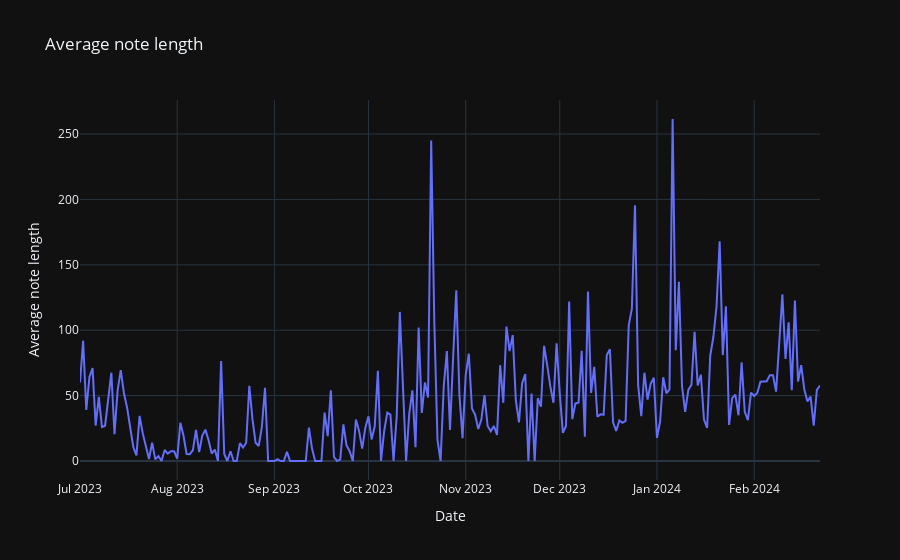

The notebook cell saved with this chart:
### Markdown cell above
## Other features

### Code cell
df.note_length_plot(400)

### Figure 1 — Plotly figure (JSON) as saved in the notebook; plotly's stock layout.template omitted (floating-point values rounded to 4 significant figures; data arrays with more than 128 entries replaced by an {"elided": "..."} marker saying what was removed)
{"data": [{"hovertemplate": "Date=%{x}<br>Average note length=%{y}<extra></extra>", "legendgroup": "", "line": {"color": "#636efa", "dash": "solid"}, "marker": {"symbol": "circle"}, "mode": "lines", "name": "", "orientation": "v", "showlegend": false, "type": "scatter", "x": {"elided": "237 str values"}, "xaxis": "x", "y": {"elided": "237 float values"}, "yaxis": "y"}], "layout": {"legend": {"tracegroupgap": 0}, "title": {"text": "Average note length"}, "xaxis": {"anchor": "y", "domain": [0, 1], "title": {"text": "Date"}}, "yaxis": {"anchor": "x", "domain": [0, 1], "title": {"text": "Average note length"}}}}
